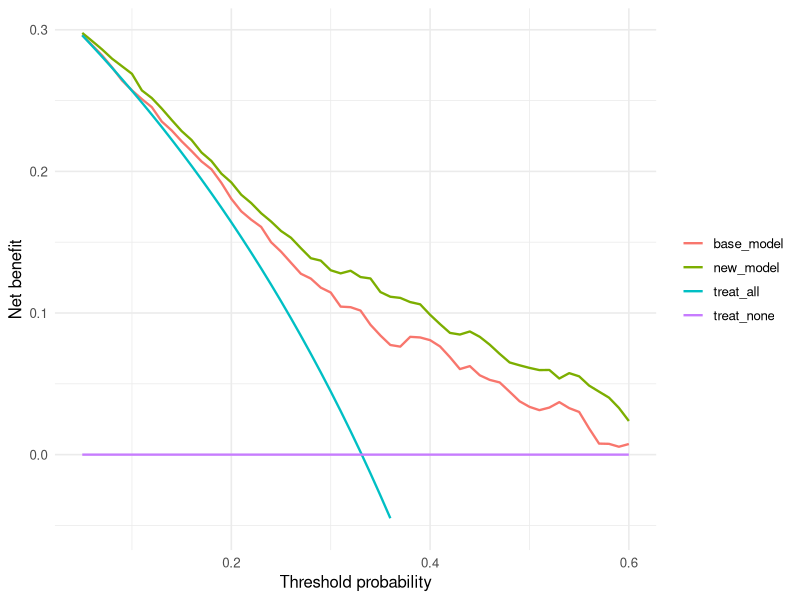

Source code (R):
## ---- chunk 1
#| label: setup
library(tidyverse)
library(broom)
set.seed(42)
theme_set(theme_minimal(base_size = 12))
## ---- chunk 2
n <- 800
x1 <- rnorm(n)
x2 <- rnorm(n) + 0.3 * x1
lp <- -1 + 0.9 * x1 + 0.6 * x2
y  <- rbinom(n, 1, plogis(lp))
df <- tibble(y = y, x1 = x1, x2 = x2)

base_fit <- glm(y ~ x1,       data = df, family = binomial)
new_fit  <- glm(y ~ x1 + x2,  data = df, family = binomial)
df <- df |>
  mutate(p_base = predict(base_fit, type = "response"),
         p_new  = predict(new_fit,  type = "response"))
## ---- chunk 3
net_benefit <- function(y, p, thr) {
  n <- length(y)
  pred_pos <- p >= thr
  tp <- sum(pred_pos &  y == 1)
  fp <- sum(pred_pos &  y == 0)
  tp / n - fp / n * (thr / (1 - thr))
}

thresholds <- seq(0.05, 0.6, by = 0.01)
dc <- tibble(
  threshold    = thresholds,
  base_model   = sapply(thresholds, \(t) net_benefit(df$y, df$p_base, t)),
  new_model    = sapply(thresholds, \(t) net_benefit(df$y, df$p_new,  t)),
  treat_all    = sapply(thresholds, \(t)
                         mean(df$y) - (1 - mean(df$y)) * t / (1 - t)),
  treat_none   = 0
) |>
  pivot_longer(-threshold, names_to = "strategy", values_to = "net_benefit")
## ---- chunk 4
#| fig-width: 6.5
#| fig-height: 4
ggplot(dc, aes(threshold, net_benefit, colour = strategy)) +
  geom_line(linewidth = 0.8) +
  scale_y_continuous(limits = c(-0.05, max(dc$net_benefit))) +
  labs(x = "Threshold probability", y = "Net benefit",
       colour = NULL)
## ---- chunk 5
nri <- function(y, p_old, p_new) {
  up   <- mean((p_new > p_old)[y == 1]) - mean((p_new < p_old)[y == 1])
  down <- mean((p_new < p_old)[y == 0]) - mean((p_new > p_old)[y == 0])
  c(events = up, non_events = down, overall = up + down)
}

idi <- function(y, p_old, p_new) {
  ev <- mean((p_new - p_old)[y == 1])
  ne <- mean((p_old - p_new)[y == 0])
  c(events = ev, non_events = ne, overall = ev + ne)
}

nri(df$y, df$p_base, df$p_new)
idi(df$y, df$p_base, df$p_new)
## ---- chunk 6
sessionInfo()
